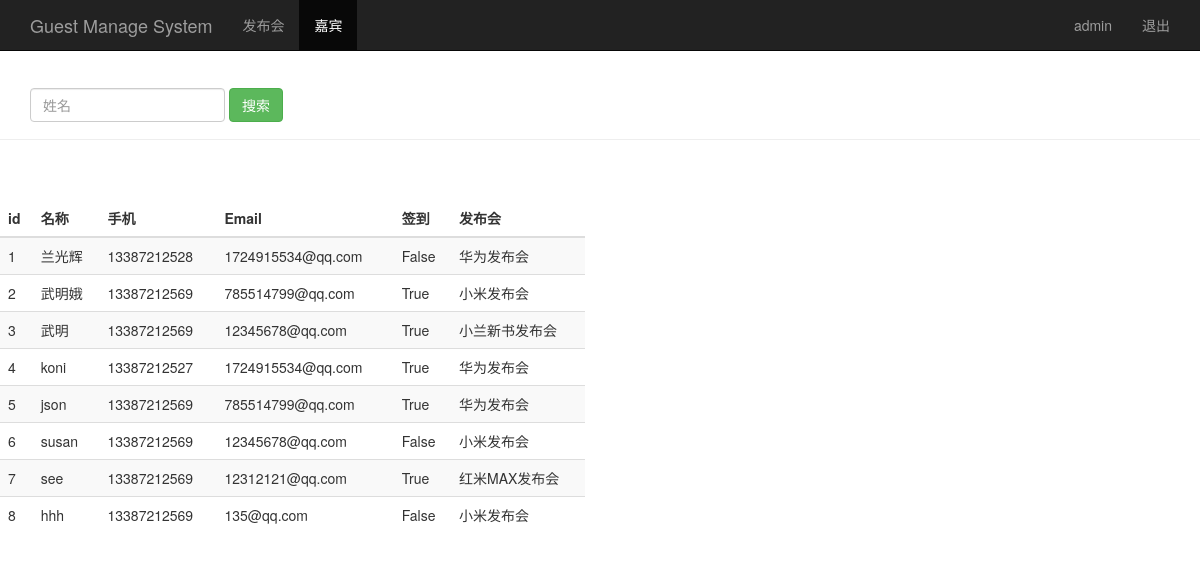
The page /guest_manage/ (signed in) on the database its author committed.
### sign/models.py (models this page shows)
class Guest(models.Model):
    event=models.ForeignKey(Event)  #关联发布会id
    realname=models.CharField(max_length=64)  #姓名
    phone=models.CharField(max_length=16)   #手机号
    email=models.EmailField()       #邮箱
    sign=models.BooleanField()    #签到状态
    create_time=models.DateTimeField(auto_now=True) #创建时间

class Event(models.Model):
    name=models.CharField(max_length=100) #发布会标题
    limit=models.IntegerField()           #参加人数
    status=models.BooleanField()          #状态
    address=models.CharField(max_length=200) #地址
    start_time=models.DateTimeField('events time')  #发布会时间
    create_time=models.DateTimeField(auto_now=True)  #创建时间 自动获取当前时间
    def __unicode__(self):
        return self.name

### sign/views.py (the view)
# urls.py: url(r'^guest_manage/$', views.guest_manage),
@login_required
def guest_manage(request):
    username=request.session.get('user','')
    guest_list=Guest.objects.all()
    return render(request,"guest_manage.html",{"user":username,"guest":guest_list})

### templates/guest_manage.html (shortened to what this page needs)
<!DOCTYPE html>
<html lang="en">
<head>
    {% load bootstrap3 %}
    {% bootstrap_css %}
</head>
<body role="document">
<nav class="navbar navbar-inverse navbar-fixed-top">
    <div class="container">
        <div class="navbar-header">
            <a class="navbar-brand" href="/event_manage/">Guest Manage System</a>
        </div>
        <div id="navbar" class="collapse navbar-collapse">
            <ul class="nav navbar-nav">
                <li ><a href="/event_manage/">发布会</a></li>
                <li class="active"><a href="#">嘉宾</a></li>
            </ul>
            <ul class="nav navbar-nav navbar-right">
                <li><a href="#">{{ user }}</a></li>
                <li><a href="/logout/">退出</a></li>
            </ul>
        </div>
    </div>
</nav>
<div class="page-header" style="padding-top: 40px;">
 <div id="navbar" class="navbar-collapse collapse">
     <form class="navbar-form" method="get" action="/search_realname/">
         <div class="form-group">
             <input class="form-control" name="name" type="text" placeholder="姓名"/>
         </div>
         <button type="submit" class="btn btn-success">搜索</button>
     </form>
 </div>
</div>
<div class="row" style="padding-top: 40px;">
    <div class="col-md-6">
    <table class="table table-striped">
        <thead>
        <tr>
            <th>id</th>
            <th>名称</th>
            <th>手机</th>
            <th>Email</th>
            <th>签到</th>
            <th>发布会</th>
        </tr>
        </thead>
        <tbody>
        {% for guest in guest %}
            <tr>
            <td>{{ guest.id }}</td>
            <td>{{ guest.realname }}</td>
            <td>{{ guest.phone }}</td>
            <td>{{ guest.email }}</td>
            <td>{{ guest.sign }}</td>
            <td>{{ guest.event }}</td>
            </tr>
        {% endfor %}
        </tbody>
    </table>
    </div>
</div>
</body>
</html>

### rows shown on the page
Guest: id "1", realname "兰光辉", phone "13387212528", email "1724915534@qq.com", sign "False", event "华为发布会"
Guest: id "2", realname "武明娥", phone "13387212569", email "785514799@qq.com", sign "True", event "小米发布会"
Guest: id "3", realname "武明", phone "13387212569", email "12345678@qq.com", sign "True", event "小兰新书发布会"
Guest: id "4", realname "koni", phone "13387212527", email "1724915534@qq.com", sign "True", event "华为发布会"
Guest: id "5", realname "json", phone "13387212569", email "785514799@qq.com", sign "True", event "华为发布会"
Guest: id "6", realname "susan", phone "13387212569", email "12345678@qq.com", sign "False", event "小米发布会"
Guest: id "7", realname "see", phone "13387212569", email "12312121@qq.com", sign "True", event "红米MAX发布会"
Guest: id "8", realname "hhh", phone "13387212569", email "135@qq.com", sign "False", event "小米发布会"

### other values the page prints
{{ user }} "admin"
